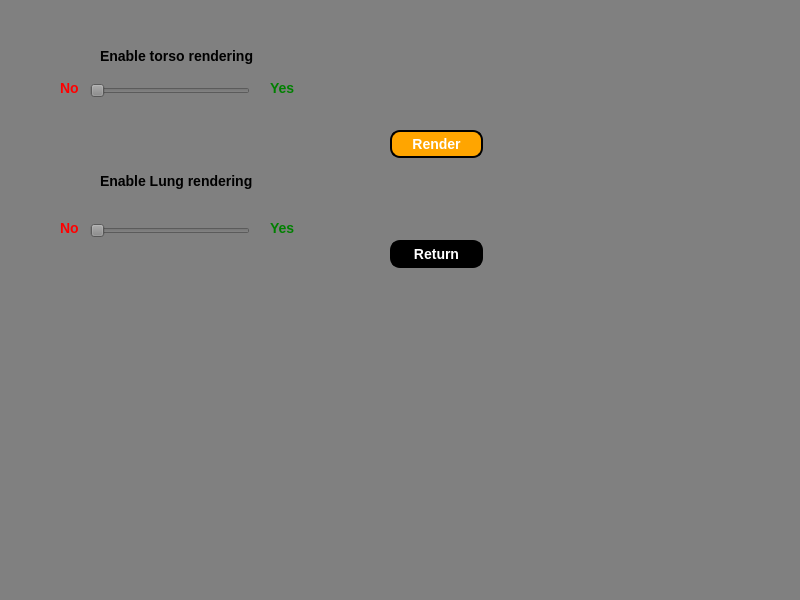
<?xml version="1.0" encoding="UTF-8"?>
<ui version="4.0">
 <class>MainWindow</class>
 <widget class="QMainWindow" name="MainWindow">
  <property name="geometry">
   <rect>
    <x>0</x>
    <y>0</y>
    <width>800</width>
    <height>600</height>
   </rect>
  </property>
  <property name="windowTitle">
   <string>MainWindow</string>
  </property>
  <property name="styleSheet">
   <string notr="true">background-color:gray;</string>
  </property>
  <widget class="QWidget" name="centralwidget">
   <widget class="QLabel" name="label">
    <property name="geometry">
     <rect>
      <x>100</x>
      <y>45</y>
      <width>161</width>
      <height>21</height>
     </rect>
    </property>
    <property name="styleSheet">
     <string notr="true">font:bold 14px;</string>
    </property>
    <property name="text">
     <string>Enable torso rendering</string>
    </property>
   </widget>
   <widget class="QLabel" name="label_2">
    <property name="geometry">
     <rect>
      <x>100</x>
      <y>165</y>
      <width>161</width>
      <height>31</height>
     </rect>
    </property>
    <property name="styleSheet">
     <string notr="true">font:bold 14px;</string>
    </property>
    <property name="text">
     <string>Enable Lung rendering</string>
    </property>
   </widget>
   <widget class="QSlider" name="torso_slider">
    <property name="geometry">
     <rect>
      <x>90</x>
      <y>80</y>
      <width>160</width>
      <height>22</height>
     </rect>
    </property>
    <property name="maximum">
     <number>1</number>
    </property>
    <property name="orientation">
     <enum>Qt::Horizontal</enum>
    </property>
   </widget>
   <widget class="QSlider" name="lung_slider">
    <property name="geometry">
     <rect>
      <x>90</x>
      <y>220</y>
      <width>160</width>
      <height>22</height>
     </rect>
    </property>
    <property name="maximum">
     <number>1</number>
    </property>
    <property name="orientation">
     <enum>Qt::Horizontal</enum>
    </property>
   </widget>
   <widget class="QLabel" name="label_3">
    <property name="geometry">
     <rect>
      <x>60</x>
      <y>220</y>
      <width>21</width>
      <height>16</height>
     </rect>
    </property>
    <property name="styleSheet">
     <string notr="true">color:red;
font:bold 14px;</string>
    </property>
    <property name="text">
     <string>No</string>
    </property>
   </widget>
   <widget class="QLabel" name="label_4">
    <property name="geometry">
     <rect>
      <x>60</x>
      <y>80</y>
      <width>21</width>
      <height>16</height>
     </rect>
    </property>
    <property name="styleSheet">
     <string notr="true">color:red;
font:bold 14px;</string>
    </property>
    <property name="text">
     <string>No</string>
    </property>
   </widget>
   <widget class="QLabel" name="label_5">
    <property name="geometry">
     <rect>
      <x>270</x>
      <y>80</y>
      <width>31</width>
      <height>16</height>
     </rect>
    </property>
    <property name="styleSheet">
     <string notr="true">color:green;
font:bold 14px;</string>
    </property>
    <property name="text">
     <string>Yes</string>
    </property>
   </widget>
   <widget class="QLabel" name="label_6">
    <property name="geometry">
     <rect>
      <x>270</x>
      <y>220</y>
      <width>31</width>
      <height>16</height>
     </rect>
    </property>
    <property name="styleSheet">
     <string notr="true">color:green;
font:bold 14px;</string>
    </property>
    <property name="text">
     <string>Yes</string>
    </property>
   </widget>
   <widget class="QPushButton" name="render_fused">
    <property name="geometry">
     <rect>
      <x>390</x>
      <y>130</y>
      <width>93</width>
      <height>28</height>
     </rect>
    </property>
    <property name="styleSheet">
     <string notr="true">QPushButton{
background-color:orange;
color:white;
border-style: outset;
border-width:2px;
border-radius:10px;
border-color:black;
font:bold 14px;
padding:6px;
}

QPushButton:hover {
background-color:blue;
}
QPushButton:pressed{
background-color:white;
}</string>
    </property>
    <property name="text">
     <string>Render</string>
    </property>
   </widget>
   <widget class="QPushButton" name="fuse_return">
    <property name="geometry">
     <rect>
      <x>390</x>
      <y>240</y>
      <width>93</width>
      <height>28</height>
     </rect>
    </property>
    <property name="styleSheet">
     <string notr="true">QPushButton{
background-color:black;
color:white;
border-style: outset;
border-width:2px;
border-radius:10px;
border-color:black;
font:bold 14px;
padding:6px;
}

QPushButton:hover {
background-color:blue;
}
QPushButton:pressed{
background-color:white;
}</string>
    </property>
    <property name="text">
     <string>Return</string>
    </property>
   </widget>
  </widget>
  <widget class="QMenuBar" name="menubar">
   <property name="geometry">
    <rect>
     <x>0</x>
     <y>0</y>
     <width>800</width>
     <height>26</height>
    </rect>
   </property>
  </widget>
  <widget class="QStatusBar" name="statusbar"/>
 </widget>
 <resources/>
 <connections/>
</ui>
